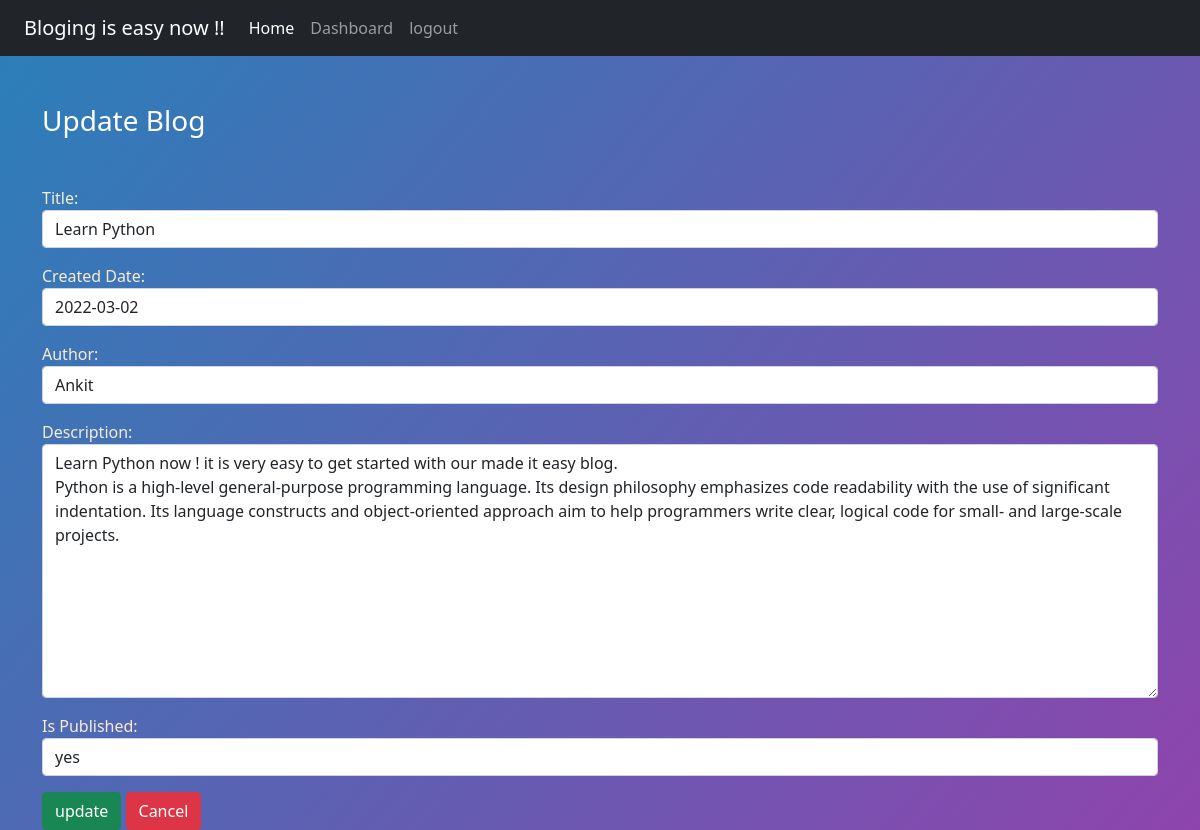
Page /updateblog/1/ (signed in) on the committed database.
### blog/models.py (models this page shows)
class Post(models.Model):
    title = models.CharField(max_length=20)
    createdDate = models.DateField()
    author = models.CharField(max_length=20)
    description = models.TextField()
    isPublished = models.CharField(max_length=10)

### blog/views.py (the view)
# urls.py: path('updateblog/<int:id>/', views.updateblog, name='updateblog'),
def updateblog(request, id):
    if request.user.is_authenticated:
        if request.method == 'POST':
            pi = Post.objects.get(pk=id)
            form = PostForm(request.POST, instance=pi)
            if form.is_valid():
                form.save()
        else:
            pi = Post.objects.get(pk=id)
            form = PostForm(instance=pi)
        return render(request, 'updateblog.html', {'form':form})
    else:
        return HttpResponseRedirect('/login/')

### blog/forms.py
class PostForm(forms.ModelForm):
    class Meta:
        model = Post
        fields = ['title', 'createdDate', 'author', 'description', 'isPublished']
        labels = {'title':'Title', 'createdDate':'Created Date', 'author': 'Author', 'description':'Description', 'isPublished':'Is Published'}
        widgets = {'title':forms.TextInput(attrs={'class':'form-control'}),
        'createdDate':forms.DateInput(attrs={'class':'form-control'}),
        'author':forms.TextInput(attrs={'class':'form-control'}),
        'description':forms.Textarea(attrs={'class':'form-control'}),
        'isPublished':forms.TextInput(attrs={'class':'form-control'})}

### blog/templates/updateblog.html (shortened to what this page needs)
{% extends 'base.html' %}
{% load static %}
{% block content %}
<div class="col-cm-10">
    <h3 class="text-white my-5">Update Blog</h3>
    <form action="" method="post" novalidate>
        {{form.as_p}}
        <input type="submit" value="update" class="btn btn-success">
        <a href="{% url 'dashboard' %}" class="btn btn-danger">Cancel</a>
    </form>
</div>
{% endblock content %}

### blog/static/css/style.css (style rules this page uses)
html { height:100%; }
body { background : linear-gradient(130deg,#2980b9, #8e44ad); color: antiquewhite; height : 100%; }

### rows in the picture
Post: title "Learn Python", createdDate "2022-03-02", author "Ankit", description "Learn Python now ! it is very easy to get started with our made it easy blog. Python is a high-level general-purpose programming language. Its design philosophy emphasizes code readability with the use of significant indentation. Its language constructs and object-oriented approach aim to help programmers write clear, logical code for small- and large-scale projects.", isPublished "yes"
